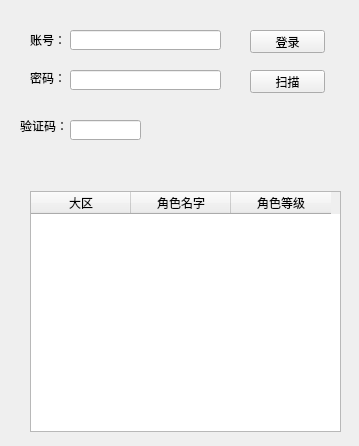
<?xml version="1.0" encoding="UTF-8"?>
<ui version="4.0">
 <class>Form</class>
 <widget class="QWidget" name="Form">
  <property name="geometry">
   <rect>
    <x>0</x>
    <y>0</y>
    <width>359</width>
    <height>446</height>
   </rect>
  </property>
  <property name="windowTitle">
   <string>DNF角色扫描器菜鸡版</string>
  </property>
  <widget class="QLabel" name="label">
   <property name="geometry">
    <rect>
     <x>30</x>
     <y>30</y>
     <width>41</width>
     <height>20</height>
    </rect>
   </property>
   <property name="text">
    <string>账号：</string>
   </property>
  </widget>
  <widget class="QLabel" name="label_2">
   <property name="geometry">
    <rect>
     <x>30</x>
     <y>70</y>
     <width>41</width>
     <height>16</height>
    </rect>
   </property>
   <property name="text">
    <string>密码：</string>
   </property>
  </widget>
  <widget class="QLineEdit" name="lineEdit">
   <property name="geometry">
    <rect>
     <x>70</x>
     <y>30</y>
     <width>151</width>
     <height>20</height>
    </rect>
   </property>
   <property name="text">
    <string/>
   </property>
  </widget>
  <widget class="QLineEdit" name="lineEdit_2">
   <property name="geometry">
    <rect>
     <x>70</x>
     <y>70</y>
     <width>151</width>
     <height>20</height>
    </rect>
   </property>
   <property name="text">
    <string/>
   </property>
   <property name="echoMode">
    <enum>QLineEdit::Password</enum>
   </property>
  </widget>
  <widget class="QLabel" name="label_3">
   <property name="geometry">
    <rect>
     <x>20</x>
     <y>120</y>
     <width>54</width>
     <height>12</height>
    </rect>
   </property>
   <property name="text">
    <string>验证码：</string>
   </property>
  </widget>
  <widget class="QLineEdit" name="lineEdit_3">
   <property name="geometry">
    <rect>
     <x>70</x>
     <y>120</y>
     <width>71</width>
     <height>20</height>
    </rect>
   </property>
  </widget>
  <widget class="QPushButton" name="pushButton">
   <property name="geometry">
    <rect>
     <x>250</x>
     <y>30</y>
     <width>75</width>
     <height>23</height>
    </rect>
   </property>
   <property name="text">
    <string>登录</string>
   </property>
  </widget>
  <widget class="QPushButton" name="pushButton_2">
   <property name="geometry">
    <rect>
     <x>250</x>
     <y>70</y>
     <width>75</width>
     <height>23</height>
    </rect>
   </property>
   <property name="text">
    <string>扫描</string>
   </property>
  </widget>
  <widget class="QLabel" name="label_4">
   <property name="geometry">
    <rect>
     <x>160</x>
     <y>110</y>
     <width>141</width>
     <height>61</height>
    </rect>
   </property>
   <property name="text">
    <string/>
   </property>
  </widget>
  <widget class="QTableWidget" name="tableWidget">
   <property name="geometry">
    <rect>
     <x>30</x>
     <y>191</y>
     <width>311</width>
     <height>241</height>
    </rect>
   </property>
   <column>
    <property name="text">
     <string>大区</string>
    </property>
   </column>
   <column>
    <property name="text">
     <string>角色名字</string>
    </property>
   </column>
   <column>
    <property name="text">
     <string>角色等级</string>
    </property>
   </column>
  </widget>
 </widget>
 <resources/>
 <connections/>
</ui>
